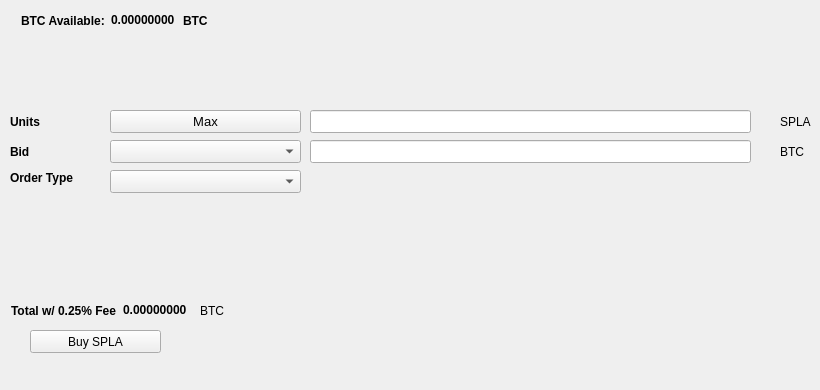
   <widget class="QWidget" name="BuyTab">
    <attribute name="title">
     <string>Buy</string>
    </attribute>
    <widget class="QPushButton" name="BuySPLA">
     <property name="geometry">
      <rect>
       <x>30</x>
       <y>330</y>
       <width>131</width>
       <height>23</height>
      </rect>
     </property>
     <property name="text">
      <string>Buy SPLA</string>
     </property>
     <property name="icon">
      <iconset resource="../splashfarms.qrc">
       <normaloff>:/icons/bitcoin</normaloff>:/icons/bitcoin</iconset>
     </property>
    </widget>
    <widget class="QLabel" name="label_3">
     <property name="geometry">
      <rect>
       <x>10</x>
       <y>110</y>
       <width>46</width>
       <height>23</height>
      </rect>
     </property>
     <property name="font">
      <font>
       <weight>75</weight>
       <bold>true</bold>
      </font>
     </property>
     <property name="text">
      <string>Units</string>
     </property>
    </widget>
    <widget class="QLineEdit" name="UnitsInput">
     <property name="geometry">
      <rect>
       <x>310</x>
       <y>110</y>
       <width>441</width>
       <height>23</height>
      </rect>
     </property>
     <property name="font">
      <font>
       <pointsize>9</pointsize>
       <weight>75</weight>
       <bold>true</bold>
      </font>
     </property>
    </widget>
    <widget class="QLineEdit" name="BuyBidPriceEdit">
     <property name="geometry">
      <rect>
       <x>310</x>
       <y>140</y>
       <width>441</width>
       <height>23</height>
      </rect>
     </property>
     <property name="font">
      <font>
       <pointsize>9</pointsize>
       <weight>75</weight>
       <bold>true</bold>
      </font>
     </property>
    </widget>
    <widget class="QLabel" name="label_4">
     <property name="geometry">
      <rect>
       <x>780</x>
       <y>110</y>
       <width>31</width>
       <height>23</height>
      </rect>
     </property>
     <property name="text">
      <string>SPLA</string>
     </property>
    </widget>
    <widget class="QLabel" name="label_5">
     <property name="geometry">
      <rect>
       <x>780</x>
       <y>140</y>
       <width>31</width>
       <height>23</height>
      </rect>
     </property>
     <property name="text">
      <string>BTC</string>
     </property>
    </widget>
    <widget class="QLabel" name="label_6">
     <property name="geometry">
      <rect>
       <x>10</x>
       <y>140</y>
       <width>46</width>
       <height>23</height>
      </rect>
     </property>
     <property name="font">
      <font>
       <weight>75</weight>
       <bold>true</bold>
      </font>
     </property>
     <property name="text">
      <string>Bid</string>
     </property>
    </widget>
    <widget class="QLabel" name="label_7">
     <property name="geometry">
      <rect>
       <x>10</x>
       <y>170</y>
       <width>91</width>
       <height>16</height>
      </rect>
     </property>
     <property name="font">
      <font>
       <weight>75</weight>
       <bold>true</bold>
      </font>
     </property>
     <property name="text">
      <string>Order Type</string>
     </property>
    </widget>
    <widget class="QPushButton" name="Buy_Max_Amount">
     <property name="geometry">
      <rect>
       <x>110</x>
       <y>110</y>
       <width>191</width>
       <height>23</height>
      </rect>
     </property>
     <property name="font">
      <font>
       <pointsize>10</pointsize>
      </font>
     </property>
     <property name="text">
      <string>Max</string>
     </property>
    </widget>
    <widget class="QComboBox" name="BuyBidcomboBox">
     <property name="geometry">
      <rect>
       <x>110</x>
       <y>140</y>
       <width>191</width>
       <height>23</height>
      </rect>
     </property>
     <property name="font">
      <font>
       <pointsize>10</pointsize>
      </font>
     </property>
    </widget>
    <widget class="QComboBox" name="buyOrdertypeCombo">
     <property name="geometry">
      <rect>
       <x>110</x>
       <y>170</y>
       <width>191</width>
       <height>23</height>
      </rect>
     </property>
     <property name="font">
      <font>
       <pointsize>10</pointsize>
      </font>
     </property>
    </widget>
    <widget class="QWidget" name="layoutWidget1">
     <property name="geometry">
      <rect>
       <x>21</x>
       <y>11</y>
       <width>227</width>
       <height>19</height>
      </rect>
     </property>
     <layout class="QHBoxLayout" name="horizontalLayout_3">
      <item>
       <widget class="QLabel" name="label232">
        <property name="font">
         <font>
          <weight>75</weight>
          <bold>true</bold>
         </font>
        </property>
        <property name="text">
         <string>BTC Available:</string>
        </property>
       </widget>
      </item>
      <item>
       <widget class="QLabel" name="BtcAvailableLbl">
        <property name="palette">
         <palette>
          <active>
           <colorrole role="WindowText">
            <brush brushstyle="SolidPattern">
             <color alpha="255">
              <red>0</red>
              <green>0</green>
              <blue>0</blue>
             </color>
            </brush>
           </colorrole>
           <colorrole role="Button">
            <brush brushstyle="SolidPattern">
             <color alpha="255">
              <red>0</red>
              <green>170</green>
              <blue>0</blue>
             </color>
            </brush>
           </colorrole>
           <colorrole role="Light">
            <brush brushstyle="SolidPattern">
             <color alpha="255">
              <red>0</red>
              <green>255</green>
              <blue>0</blue>
             </color>
            </brush>
           </colorrole>
           <colorrole role="Midlight">
            <brush brushstyle="SolidPattern">
             <color alpha="255">
              <red>0</red>
              <green>212</green>
              <blue>0</blue>
             </color>
            </brush>
           </colorrole>
           <colorrole role="Dark">
            <brush brushstyle="SolidPattern">
             <color alpha="255">
              <red>0</red>
              <green>85</green>
              <blue>0</blue>
             </color>
            </brush>
           </colorrole>
           <colorrole role="Mid">
            <brush brushstyle="SolidPattern">
             <color alpha="255">
              <red>0</red>
              <green>113</green>
              <blue>0</blue>
             </color>
            </brush>
           </colorrole>
           <colorrole role="Text">
            <brush brushstyle="SolidPattern">
             <color alpha="255">
              <red>0</red>
              <green>170</green>
              <blue>0</blue>
             </color>
            </brush>
           </colorrole>
           <colorrole role="BrightText">
            <brush brushstyle="SolidPattern">
             <color alpha="255">
              <red>255</red>
              <green>255</green>
              <blue>255</blue>
             </color>
            </brush>
           </colorrole>
           <colorrole role="ButtonText">
            <brush brushstyle="SolidPattern">
             <color alpha="255">
              <red>0</red>
              <green>0</green>
              <blue>0</blue>
             </color>
            </brush>
           </colorrole>
           <colorrole role="Base">
            <brush brushstyle="SolidPattern">
             <color alpha="255">
              <red>255</red>
              <green>255</green>
              <blue>255</blue>
             </color>
            </brush>
           </colorrole>
           <colorrole role="Window">
            <brush brushstyle="SolidPattern">
             <color alpha="255">
              <red>0</red>
              <green>170</green>
              <blue>0</blue>
             </color>
            </brush>
           </colorrole>
           <colorrole role="Shadow">
            <brush brushstyle="SolidPattern">
             <color alpha="255">
              <red>0</red>
              <green>0</green>
              <blue>0</blue>
             </color>
            </brush>
           </colorrole>
           <colorrole role="AlternateBase">
            <brush brushstyle="SolidPattern">
             <color alpha="255">
              <red>127</red>
              <green>212</green>
              <blue>127</blue>
             </color>
            </brush>
           </colorrole>
           <colorrole role="ToolTipBase">
            <brush brushstyle="SolidPattern">
             <color alpha="255">
              <red>255</red>
              <green>255</green>
              <blue>220</blue>
             </color>
            </brush>
           </colorrole>
           <colorrole role="ToolTipText">
            <brush brushstyle="SolidPattern">
             <color alpha="255">
              <red>0</red>
              <green>0</green>
              <blue>0</blue>
             </color>
            </brush>
           </colorrole>
          </active>
          <inactive>
           <colorrole role="WindowText">
            <brush brushstyle="SolidPattern">
             <color alpha="255">
              <red>0</red>
              <green>0</green>
              <blue>0</blue>
             </color>
            </brush>
           </colorrole>
           <colorrole role="Button">
            <brush brushstyle="SolidPattern">
             <color alpha="255">
              <red>0</red>
              <green>170</green>
              <blue>0</blue>
             </color>
            </brush>
           </colorrole>
           <colorrole role="Light">
            <brush brushstyle="SolidPattern">
             <color alpha="255">
              <red>0</red>
              <green>255</green>
              <blue>0</blue>
             </color>
            </brush>
           </colorrole>
           <colorrole role="Midlight">
            <brush brushstyle="SolidPattern">
             <color alpha="255">
              <red>0</red>
              <green>212</green>
              <blue>0</blue>
             </color>
            </brush>
           </colorrole>
           <colorrole role="Dark">
            <brush brushstyle="SolidPattern">
             <color alpha="255">
              <red>0</red>
              <green>85</green>
              <blue>0</blue>
             </color>
            </brush>
           </colorrole>
           <colorrole role="Mid">
            <brush brushstyle="SolidPattern">
             <color alpha="255">
              <red>0</red>
              <green>113</green>
              <blue>0</blue>
             </color>
            </brush>
           </colorrole>
           <colorrole role="Text">
            <brush brushstyle="SolidPattern">
             <color alpha="255">
              <red>0</red>
              <green>170</green>
              <blue>0</blue>
             </color>
            </brush>
           </colorrole>
           <colorrole role="BrightText">
            <brush brushstyle="SolidPattern">
             <color alpha="255">
              <red>255</red>
              <green>255</green>
              <blue>255</blue>
             </color>
            </brush>
           </colorrole>
           <colorrole role="ButtonText">
            <brush brushstyle="SolidPattern">
             <color alpha="255">
              <red>0</red>
              <green>0</green>
              <blue>0</blue>
             </color>
            </brush>
           </colorrole>
           <colorrole role="Base">
            <brush brushstyle="SolidPattern">
             <color alpha="255">
              <red>255</red>
              <green>255</green>
              <blue>255</blue>
             </color>
            </brush>
           </colorrole>
           <colorrole role="Window">
            <brush brushstyle="SolidPattern">
             <color alpha="255">
              <red>0</red>
              <green>170</green>
              <blue>0</blue>
             </color>
            </brush>
           </colorrole>
           <colorrole role="Shadow">
            <brush brushstyle="SolidPattern">
             <color alpha="255">
              <red>0</red>
              <green>0</green>
              <blue>0</blue>
             </color>
            </brush>
           </colorrole>
           <colorrole role="AlternateBase">
            <brush brushstyle="SolidPattern">
             <color alpha="255">
              <red>127</red>
              <green>212</green>
              <blue>127</blue>
             </color>
            </brush>
           </colorrole>
           <colorrole role="ToolTipBase">
            <brush brushstyle="SolidPattern">
             <color alpha="255">
              <red>255</red>
              <green>255</green>
              <blue>220</blue>
             </color>
            </brush>
           </colorrole>
           <colorrole role="ToolTipText">
            <brush brushstyle="SolidPattern">
             <color alpha="255">
              <red>0</red>
              <green>0</green>
              <blue>0</blue>
             </color>
            </brush>
           </colorrole>
          </inactive>
          <disabled>
           <colorrole role="WindowText">
            <brush brushstyle="SolidPattern">
             <color alpha="255">
              <red>0</red>
              <green>85</green>
              <blue>0</blue>
             </color>
            </brush>
           </colorrole>
           <colorrole role="Button">
            <brush brushstyle="SolidPattern">
             <color alpha="255">
              <red>0</red>
              <green>170</green>
              <blue>0</blue>
             </color>
            </brush>
           </colorrole>
           <colorrole role="Light">
            <brush brushstyle="SolidPattern">
             <color alpha="255">
              <red>0</red>
              <green>255</green>
              <blue>0</blue>
             </color>
            </brush>
           </colorrole>
           <colorrole role="Midlight">
            <brush brushstyle="SolidPattern">
             <color alpha="255">
              <red>0</red>
              <green>212</green>
              <blue>0</blue>
             </color>
            </brush>
           </colorrole>
           <colorrole role="Dark">
            <brush brushstyle="SolidPattern">
             <color alpha="255">
              <red>0</red>
              <green>85</green>
              <blue>0</blue>
             </color>
            </brush>
           </colorrole>
           <colorrole role="Mid">
            <brush brushstyle="SolidPattern">
             <color alpha="255">
              <red>0</red>
              <green>113</green>
              <blue>0</blue>
             </color>
            </brush>
           </colorrole>
           <colorrole role="Text">
            <brush brushstyle="SolidPattern">
             <color alpha="255">
              <red>0</red>
              <green>85</green>
              <blue>0</blue>
             </color>
            </brush>
           </colorrole>
           <colorrole role="BrightText">
            <brush brushstyle="SolidPattern">
             <color alpha="255">
              <red>255</red>
              <green>255</green>
              <blue>255</blue>
             </color>
            </brush>
           </colorrole>
           <colorrole role="ButtonText">
            <brush brushstyle="SolidPattern">
             <color alpha="255">
              <red>0</red>
              <green>85</green>
              <blue>0</blue>
             </color>
            </brush>
           </colorrole>
           <colorrole role="Base">
            <brush brushstyle="SolidPattern">
             <color alpha="255">
              <red>0</red>
              <green>170</green>
              <blue>0</blue>
             </color>
            </brush>
           </colorrole>
           <colorrole role="Window">
            <brush brushstyle="SolidPattern">
             <color alpha="255">
              <red>0</red>
              <green>170</green>
              <blue>0</blue>
             </color>
            </brush>
           </colorrole>
           <colorrole role="Shadow">
            <brush brushstyle="SolidPattern">
             <color alpha="255">
              <red>0</red>
              <green>0</green>
              <blue>0</blue>
             </color>
            </brush>
           </colorrole>
           <colorrole role="AlternateBase">
            <brush brushstyle="SolidPattern">
             <color alpha="255">
              <red>0</red>
              <green>170</green>
              <blue>0</blue>
             </color>
            </brush>
           </colorrole>
           <colorrole role="ToolTipBase">
            <brush brushstyle="SolidPattern">
             <color alpha="255">
              <red>255</red>
              <green>255</green>
              <blue>220</blue>
             </color>
            </brush>
           </colorrole>
           <colorrole role="ToolTipText">
            <brush brushstyle="SolidPattern">
             <color alpha="255">
              <red>0</red>
              <green>0</green>
              <blue>0</blue>
             </color>
            </brush>
           </colorrole>
          </disabled>
         </palette>
        </property>
        <property name="font">
         <font>
          <weight>75</weight>
          <bold>true</bold>
         </font>
        </property>
        <property name="text">
         <string>0.00000000</string>
        </property>
        <property name="textInteractionFlags">
         <set>Qt::LinksAccessibleByMouse|Qt::TextSelectableByKeyboard|Qt::TextSelectableByMouse</set>
        </property>
       </widget>
      </item>
      <item>
       <widget class="QLabel" name="BtcAvailableLbl_2">
        <property name="font">
         <font>
          <weight>75</weight>
          <bold>true</bold>
         </font>
        </property>
        <property name="text">
         <string>BTC</string>
        </property>
       </widget>
      </item>
     </layout>
    </widget>
    <widget class="QWidget" name="layoutWidge2">
     <property name="geometry">
      <rect>
       <x>11</x>
       <y>301</y>
       <width>259</width>
       <height>19</height>
      </rect>
     </property>
     <layout class="QHBoxLayout" name="horizontalLayout_4">
      <item>
       <widget class="QLabel" name="label_9">
        <property name="font">
         <font>
          <weight>75</weight>
          <bold>true</bold>
         </font>
        </property>
        <property name="text">
         <string>Total w/ 0.25% Fee</string>
        </property>
       </widget>
      </item>
      <item>
       <widget class="QLabel" name="BuyCostLabel">
        <property name="palette">
         <palette>
          <active>
           <colorrole role="WindowText">
            <brush brushstyle="SolidPattern">
             <color alpha="255">
              <red>0</red>
              <green>0</green>
              <blue>0</blue>
             </color>
            </brush>
           </colorrole>
           <colorrole role="Button">
            <brush brushstyle="SolidPattern">
             <color alpha="255">
              <red>0</red>
              <green>170</green>
              <blue>0</blue>
             </color>
            </brush>
           </colorrole>
           <colorrole role="Light">
            <brush brushstyle="SolidPattern">
             <color alpha="255">
              <red>0</red>
              <green>255</green>
              <blue>0</blue>
             </color>
            </brush>
           </colorrole>
           <colorrole role="Midlight">
            <brush brushstyle="SolidPattern">
             <color alpha="255">
              <red>0</red>
              <green>212</green>
              <blue>0</blue>
             </color>
            </brush>
           </colorrole>
           <colorrole role="Dark">
            <brush brushstyle="SolidPattern">
             <color alpha="255">
              <red>0</red>
              <green>85</green>
              <blue>0</blue>
             </color>
            </brush>
           </colorrole>
           <colorrole role="Mid">
            <brush brushstyle="SolidPattern">
             <color alpha="255">
              <red>0</red>
              <green>113</green>
              <blue>0</blue>
             </color>
            </brush>
           </colorrole>
           <colorrole role="Text">
            <brush brushstyle="SolidPattern">
             <color alpha="255">
              <red>0</red>
              <green>170</green>
              <blue>0</blue>
             </color>
            </brush>
           </colorrole>
           <colorrole role="BrightText">
            <brush brushstyle="SolidPattern">
             <color alpha="255">
              <red>255</red>
              <green>255</green>
              <blue>255</blue>
             </color>
            </brush>
           </colorrole>
           <colorrole role="ButtonText">
            <brush brushstyle="SolidPattern">
             <color alpha="255">
              <red>0</red>
              <green>0</green>
              <blue>0</blue>
             </color>
            </brush>
           </colorrole>
           <colorrole role="Base">
            <brush brushstyle="SolidPattern">
             <color alpha="255">
              <red>255</red>
              <green>255</green>
              <blue>255</blue>
             </color>
            </brush>
           </colorrole>
           <colorrole role="Window">
            <brush brushstyle="SolidPattern">
             <color alpha="255">
              <red>0</red>
              <green>170</green>
              <blue>0</blue>
             </color>
            </brush>
           </colorrole>
           <colorrole role="Shadow">
            <brush brushstyle="SolidPattern">
             <color alpha="255">
              <red>0</red>
              <green>0</green>
              <blue>0</blue>
             </color>
            </brush>
           </colorrole>
           <colorrole role="AlternateBase">
            <brush brushstyle="SolidPattern">
             <color alpha="255">
              <red>127</red>
              <green>212</green>
              <blue>127</blue>
             </color>
            </brush>
           </colorrole>
           <colorrole role="ToolTipBase">
            <brush brushstyle="SolidPattern">
             <color alpha="255">
              <red>255</red>
              <green>255</green>
              <blue>220</blue>
             </color>
            </brush>
           </colorrole>
           <colorrole role="ToolTipText">
            <brush brushstyle="SolidPattern">
             <color alpha="255">
              <red>0</red>
              <green>0</green>
              <blue>0</blue>
             </color>
            </brush>
           </colorrole>
          </active>
          <inactive>
           <colorrole role="WindowText">
            <brush brushstyle="SolidPattern">
             <color alpha="255">
              <red>0</red>
              <green>0</green>
              <blue>0</blue>
             </color>
            </brush>
           </colorrole>
           <colorrole role="Button">
            <brush brushstyle="SolidPattern">
             <color alpha="255">
              <red>0</red>
              <green>170</green>
              <blue>0</blue>
             </color>
            </brush>
           </colorrole>
           <colorrole role="Light">
            <brush brushstyle="SolidPattern">
             <color alpha="255">
              <red>0</red>
              <green>255</green>
              <blue>0</blue>
             </color>
            </brush>
           </colorrole>
           <colorrole role="Midlight">
            <brush brushstyle="SolidPattern">
             <color alpha="255">
              <red>0</red>
              <green>212</green>
              <blue>0</blue>
             </color>
            </brush>
           </colorrole>
           <colorrole role="Dark">
            <brush brushstyle="SolidPattern">
             <color alpha="255">
              <red>0</red>
              <green>85</green>
              <blue>0</blue>
             </color>
            </brush>
           </colorrole>
           <colorrole role="Mid">
            <brush brushstyle="SolidPattern">
             <color alpha="255">
              <red>0</red>
              <green>113</green>
              <blue>0</blue>
             </color>
            </brush>
           </colorrole>
           <colorrole role="Text">
            <brush brushstyle="SolidPattern">
             <color alpha="255">
              <red>0</red>
              <green>170</green>
              <blue>0</blue>
             </color>
            </brush>
           </colorrole>
           <colorrole role="BrightText">
            <brush brushstyle="SolidPattern">
             <color alpha="255">
              <red>255</red>
              <green>255</green>
              <blue>255</blue>
             </color>
            </brush>
           </colorrole>
           <colorrole role="ButtonText">
            <brush brushstyle="SolidPattern">
             <color alpha="255">
              <red>0</red>
              <green>0</green>
              <blue>0</blue>
             </color>
            </brush>
           </colorrole>
           <colorrole role="Base">
            <brush brushstyle="SolidPattern">
             <color alpha="255">
              <red>255</red>
              <green>255</green>
              <blue>255</blue>
             </color>
            </brush>
           </colorrole>
           <colorrole role="Window">
            <brush brushstyle="SolidPattern">
             <color alpha="255">
              <red>0</red>
              <green>170</green>
              <blue>0</blue>
             </color>
            </brush>
           </colorrole>
           <colorrole role="Shadow">
            <brush brushstyle="SolidPattern">
             <color alpha="255">
              <red>0</red>
              <green>0</green>
              <blue>0</blue>
             </color>
            </brush>
           </colorrole>
           <colorrole role="AlternateBase">
            <brush brushstyle="SolidPattern">
             <color alpha="255">
              <red>127</red>
              <green>212</green>
              <blue>127</blue>
             </color>
            </brush>
           </colorrole>
           <colorrole role="ToolTipBase">
            <brush brushstyle="SolidPattern">
             <color alpha="255">
              <red>255</red>
              <green>255</green>
              <blue>220</blue>
             </color>
            </brush>
           </colorrole>
           <colorrole role="ToolTipText">
            <brush brushstyle="SolidPattern">
             <color alpha="255">
              <red>0</red>
              <green>0</green>
              <blue>0</blue>
             </color>
            </brush>
           </colorrole>
          </inactive>
          <disabled>
           <colorrole role="WindowText">
            <brush brushstyle="SolidPattern">
             <color alpha="255">
              <red>0</red>
              <green>85</green>
              <blue>0</blue>
             </color>
            </brush>
           </colorrole>
           <colorrole role="Button">
            <brush brushstyle="SolidPattern">
             <color alpha="255">
              <red>0</red>
              <green>170</green>
              <blue>0</blue>
             </color>
            </brush>
           </colorrole>
           <colorrole role="Light">
            <brush brushstyle="SolidPattern">
             <color alpha="255">
              <red>0</red>
              <green>255</green>
              <blue>0</blue>
             </color>
            </brush>
           </colorrole>
           <colorrole role="Midlight">
            <brush brushstyle="SolidPattern">
             <color alpha="255">
              <red>0</red>
              <green>212</green>
              <blue>0</blue>
             </color>
            </brush>
           </colorrole>
           <colorrole role="Dark">
            <brush brushstyle="SolidPattern">
             <color alpha="255">
              <red>0</red>
              <green>85</green>
              <blue>0</blue>
             </color>
            </brush>
           </colorrole>
           <colorrole role="Mid">
            <brush brushstyle="SolidPattern">
             <color alpha="255">
              <red>0</red>
              <green>113</green>
              <blue>0</blue>
             </color>
            </brush>
           </colorrole>
           <colorrole role="Text">
            <brush brushstyle="SolidPattern">
             <color alpha="255">
              <red>0</red>
              <green>85</green>
              <blue>0</blue>
             </color>
            </brush>
           </colorrole>
           <colorrole role="BrightText">
            <brush brushstyle="SolidPattern">
             <color alpha="255">
              <red>255</red>
              <green>255</green>
              <blue>255</blue>
             </color>
            </brush>
           </colorrole>
           <colorrole role="ButtonText">
            <brush brushstyle="SolidPattern">
             <color alpha="255">
              <red>0</red>
              <green>85</green>
              <blue>0</blue>
             </color>
            </brush>
           </colorrole>
           <colorrole role="Base">
            <brush brushstyle="SolidPattern">
             <color alpha="255">
              <red>0</red>
              <green>170</green>
              <blue>0</blue>
             </color>
            </brush>
           </colorrole>
           <colorrole role="Window">
            <brush brushstyle="SolidPattern">
             <color alpha="255">
              <red>0</red>
              <green>170</green>
              <blue>0</blue>
             </color>
            </brush>
           </colorrole>
           <colorrole role="Shadow">
            <brush brushstyle="SolidPattern">
             <color alpha="255">
              <red>0</red>
              <green>0</green>
              <blue>0</blue>
             </color>
            </brush>
           </colorrole>
           <colorrole role="AlternateBase">
            <brush brushstyle="SolidPattern">
             <color alpha="255">
              <red>0</red>
              <green>170</green>
              <blue>0</blue>
             </color>
            </brush>
           </colorrole>
           <colorrole role="ToolTipBase">
            <brush brushstyle="SolidPattern">
             <color alpha="255">
              <red>255</red>
              <green>255</green>
              <blue>220</blue>
             </color>
            </brush>
           </colorrole>
           <colorrole role="ToolTipText">
            <brush brushstyle="SolidPattern">
             <color alpha="255">
              <red>0</red>
              <green>0</green>
              <blue>0</blue>
             </color>
            </brush>
           </colorrole>
          </disabled>
         </palette>
        </property>
        <property name="font">
         <font>
          <weight>75</weight>
          <bold>true</bold>
         </font>
        </property>
        <property name="autoFillBackground">
         <bool>false</bool>
        </property>
        <property name="text">
         <string>0.00000000</string>
        </property>
        <property name="textInteractionFlags">
         <set>Qt::LinksAccessibleByMouse|Qt::TextSelectableByMouse</set>
        </property>
       </widget>
      </item>
      <item>
       <widget class="QLabel" name="label_10">
        <property name="font">
         <font>
          <weight>50</weight>
          <bold>false</bold>
         </font>
        </property>
        <property name="text">
         <string>BTC</string>
        </property>
       </widget>
      </item>
     </layout>
    </widget>
    <widget class="QLabel" name="label_24">
     <property name="geometry">
      <rect>
       <x>460</x>
       <y>300</y>
       <width>281</width>
       <height>81</height>
      </rect>
     </property>
     <property name="text">
      <string/>
     </property>
     <property name="pixmap">
      <pixmap>:/images/bittrex</pixmap>
     </property>
    </widget>
   </widget>
